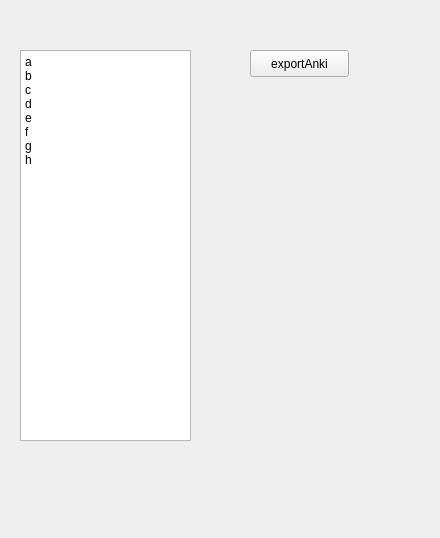
<?xml version="1.0" encoding="UTF-8"?>
<ui version="4.0">
 <class>ExportWidget</class>
 <widget class="QWidget" name="ExportWidget">
  <property name="geometry">
   <rect>
    <x>0</x>
    <y>0</y>
    <width>440</width>
    <height>538</height>
   </rect>
  </property>
  <property name="windowTitle">
   <string>Form</string>
  </property>
  <widget class="QPlainTextEdit" name="plainTextEdit">
   <property name="geometry">
    <rect>
     <x>20</x>
     <y>50</y>
     <width>171</width>
     <height>391</height>
    </rect>
   </property>
   <property name="plainText">
    <string>a
b
c
d
e
f
g
h</string>
   </property>
  </widget>
  <widget class="QPushButton" name="pushButton">
   <property name="geometry">
    <rect>
     <x>250</x>
     <y>50</y>
     <width>99</width>
     <height>27</height>
    </rect>
   </property>
   <property name="text">
    <string>exportAnki</string>
   </property>
  </widget>
 </widget>
 <resources/>
 <connections/>
</ui>
